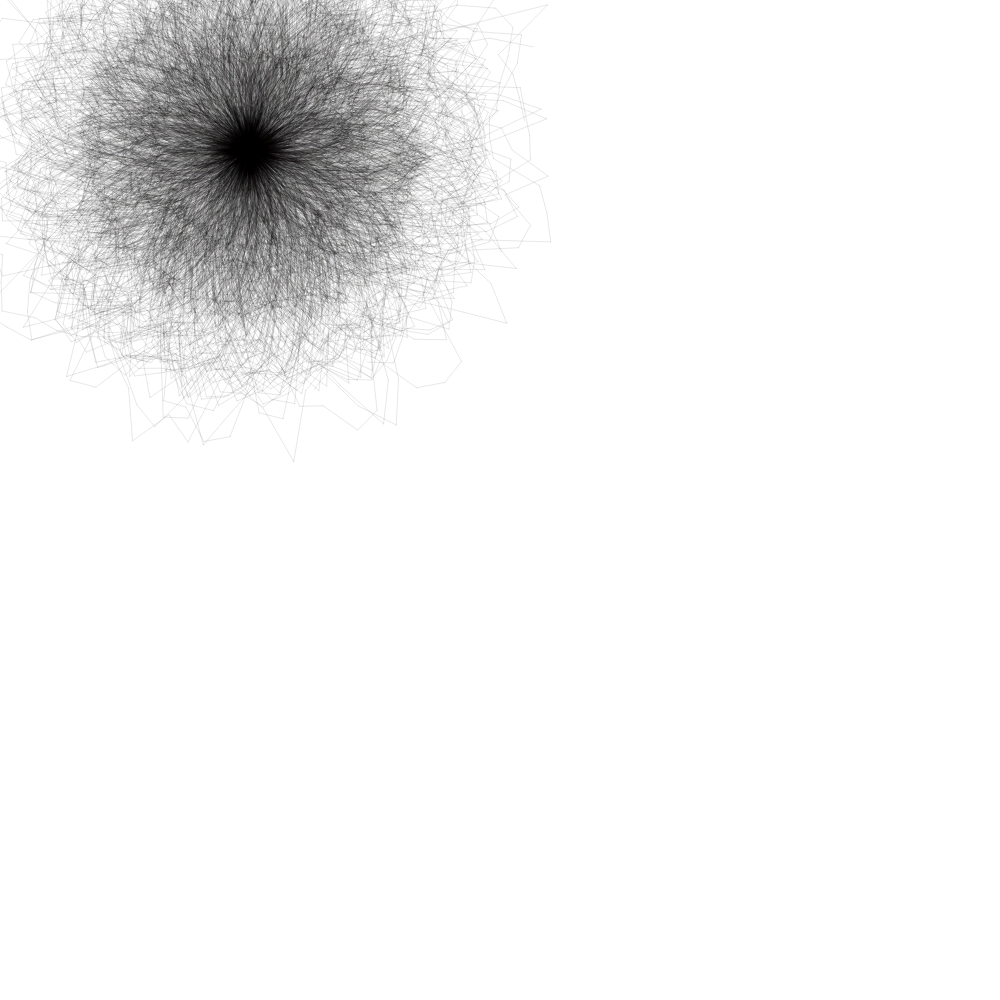
Frame 1 (no input)
Frame 60 (no input): identical to frame 1, image omitted
Frame 120 (the mouse pressed at the canvas centre since frame 60): identical to frame 1, image omitted

The p5.js sketch that drew this single still picture (run headless with seeded random() and noise() and a simulated clock; from frame 60 on, the mouse is pressed at the canvas centre):

// p5.js sketch
// ── sketch.js
let iter = 0;
function setup() {
  createCanvas(1000, 1000);
  background(255);
  strokeWeight(0.1);
  smooth();
}

function draw() {
  if (iter > 0) return;
  let x, y;
  for (let i = 0; i < 100; i++) {
    let lastx = -999, lasty = -999;
    let radiusNoise = random(10);
    let radius = 10;
    stroke(random(20), random(20), random(20));
    let startang = round(random(360));
    let endang = 1440 + round(random(1440));
    let anglestep = 5 + round(random(3));
    for (let ang = startang; ang <= endang; ang += anglestep) {
      radiusNoise += 0.5;
      radius += 0.5;
      let thisRadius = radius + (noise(radiusNoise) * 200) - 100;
      let rad = radians(ang);
      x = 250 + (thisRadius * cos(rad));
      y = 150 + (thisRadius * sin(rad));
      if (lastx > -999) {
        line(x, y, lastx, lasty);
      }
      lastx = x;
      lasty = y;
    }
  }
  iter++;
}
